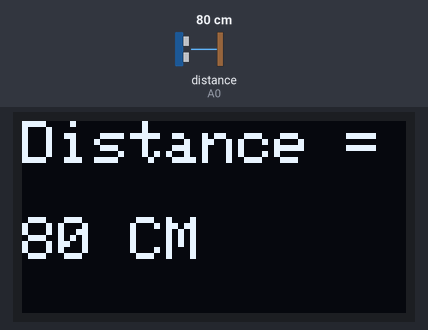
The sketch below on a simulated Arduino Uno, built with avr-gcc and run on an emulated ATmega328P. On the bench: 128×64 one-colour display. The test bench sets the inputs (shaded band); at power-on: distance to the obstacle (sensor on A0) 80 cm. The display library's start-up logo is not drawn; what the sketch prints to the serial monitor is not drawn.

Above: at 1.2 s.
1.3 s: distance to the obstacle (sensor on A0) set to 2 cm
At 1.8 s:
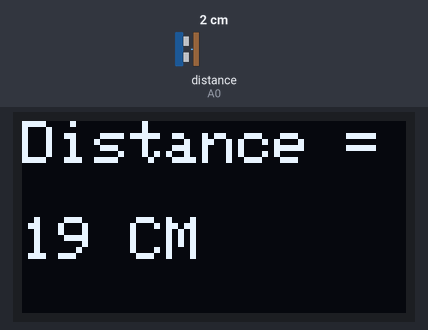
2.8 s: distance to the obstacle (sensor on A0) set to 35 cm
At 4.0 s:
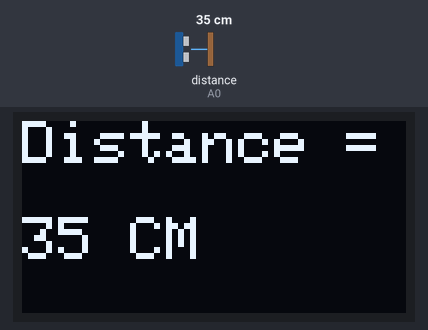
4.3 s: distance to the obstacle (sensor on A0) set to 60 cm
At 5.0 s:
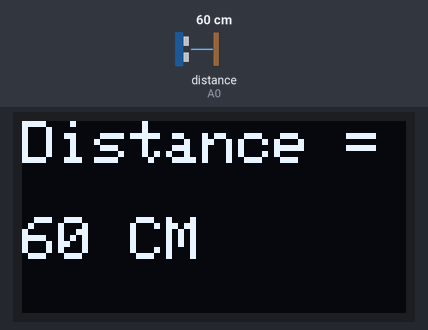
Timing chart, 0 to 7.3 s (numbered marks = the images above; inputs shaded):
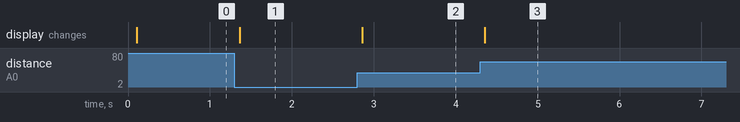

The sketch:

SHARP-2Y0A02.ino
```cpp
/*
   getDistance

   Example of using SharpIR library to calculate the distance beetween the sensor and an obstacle

   Created by Giuseppe Masino, 15 June 2016

   -----------------------------------------------------------------------------------

   Things that you need:
   - Arduino
   - A Sharp IR Sensor


   The circuit:
   - Arduino 5V -> Sensor's pin 1 (Vcc)
   - Arduino GND -> Sensor's pin 2 (GND)
   - Arduino pin A0 -> Sensor's pin 3 (Output)


   See the Sharp sensor datasheet for the pin reference, the pin configuration is the same for all models.
   There is the datasheet for the model GP2Y0A41SK0F:

   http://www.robotstore.it/open2b/var/product-files/78.pdf

*/

//import the library in the sketch
#include <SharpIR.h>

//Create a new instance of the library
//Call the sensor "sensor"
//The model of the sensor is "GP2YA41SK0F"
//The sensor output pin is attached to the pin A0
SharpIR sensor( SharpIR::GP2Y0A02YK0F, A0);


#include <SPI.h>
#include <Wire.h>
#include <Adafruit_GFX.h>
#include <Adafruit_SSD1306.h>

#define SCREEN_WIDTH 128 // OLED display width, in pixels
#define SCREEN_HEIGHT 64 // OLED display height, in pixels

// Declaration for SSD1306 display connected using software SPI (default case):
#define OLED_RESET     4 // Reset pin # (or -1 if sharing Arduino reset pin)
#define SCREEN_ADDRESS 0x3D ///< See datasheet for Address; 0x3D for 128x64, 0x3C for 128x32
Adafruit_SSD1306 display(SCREEN_WIDTH, SCREEN_HEIGHT, &Wire, OLED_RESET);

void setup()
{
  Serial.begin( 9600 ); //Enable the serial comunication
  if (!display.begin(SSD1306_SWITCHCAPVCC, 0x3C)) {
    Serial.println(F("SSD1306 allocation failed"));
    for (;;); // Don't proceed, loop forever
  }
  display.display();
 // delay(2000); // Pause for 2 seconds

  // Clear the buffer
  display.clearDisplay();
  display.setTextSize(2);

  display.setTextColor(SSD1306_WHITE);

}

void loop()
{
  int distance = sensor.getDistance(); //Calculate the distance in centimeters and store the value in a variable

  Serial.println( distance ); //Print the value to the serial monitor
  display.clearDisplay();
  display.setCursor(0, 0);
  display.println("Distance = ");
  display.print(distance);
  display.println(" CM");
  display.display();
  // Serial.println(analogRead(A0));
}
```

Measured:
- after the input at 1.3 s, the display: changes after 0.06 s (image 1)
- after the input at 2.8 s, the display: changes after 0.06 s (image 2)
- after the input at 4.3 s, the display: changes after 0.06 s (image 3)
